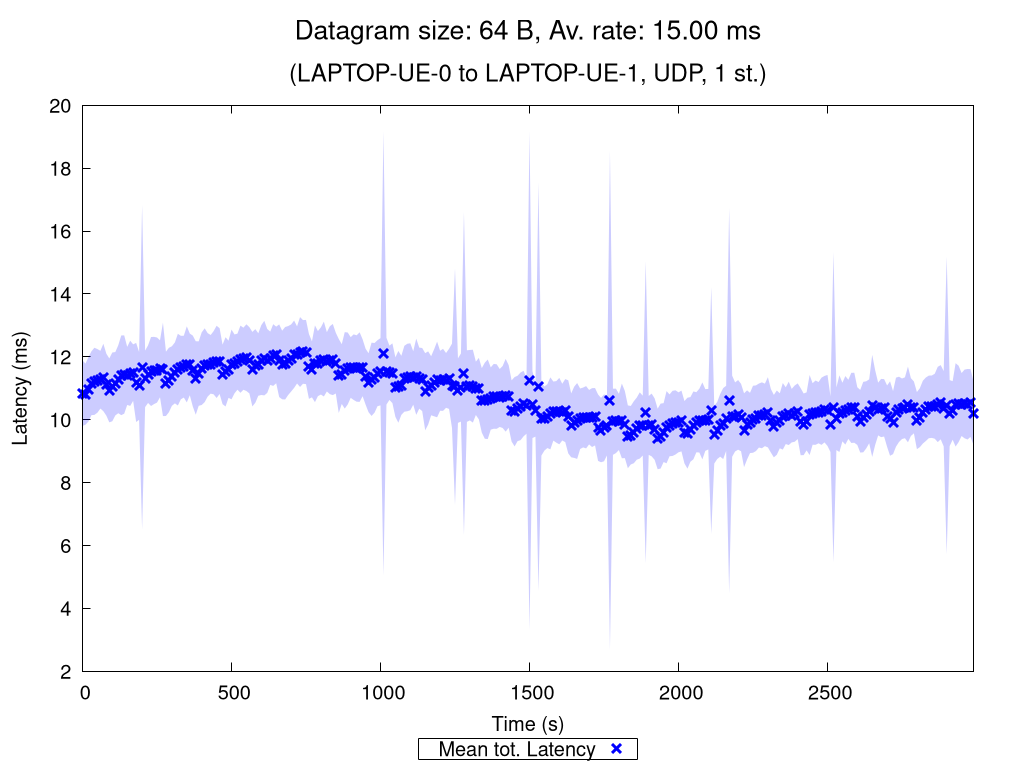

gnuplot code for this plot:
set terminal pngcairo nocrop enhanced size 1024,768 font "Verdana,15"
set output "UDP_1_st_2020_10_07_18-23-36_two2one_00064B.png"

set title "{/=20 Datagram size: 64 B, Av. rate: 15.00 ms}\n\n{/=18 (LAPTOP-UE-0 to LAPTOP-UE-1, UDP, 1 st.)}"

set xlabel "Time (s)"
set ylabel "Latency (ms)"
set ytics nomirror
set key bmargin center horizontal box samplen 1 width -1
set bmargin 4.6
set rmargin 4.5

rf = 1.0  # rate factor
set style fill transparent solid 0.2 noborder
set autoscale xfix
plot "UDP_1_st_2020_10_07_18-23-36_two2one_00064B_iperf_processed.dat" using 1:($2/rf-$3/rf):($2/rf+$3/rf) with filledcurves lc rgb "blue" notitle, \
     "" using 1:($2/rf) with points pt 2 ps 1.5 lw 3 lc rgb "blue" title "Mean tot. Latency", \
